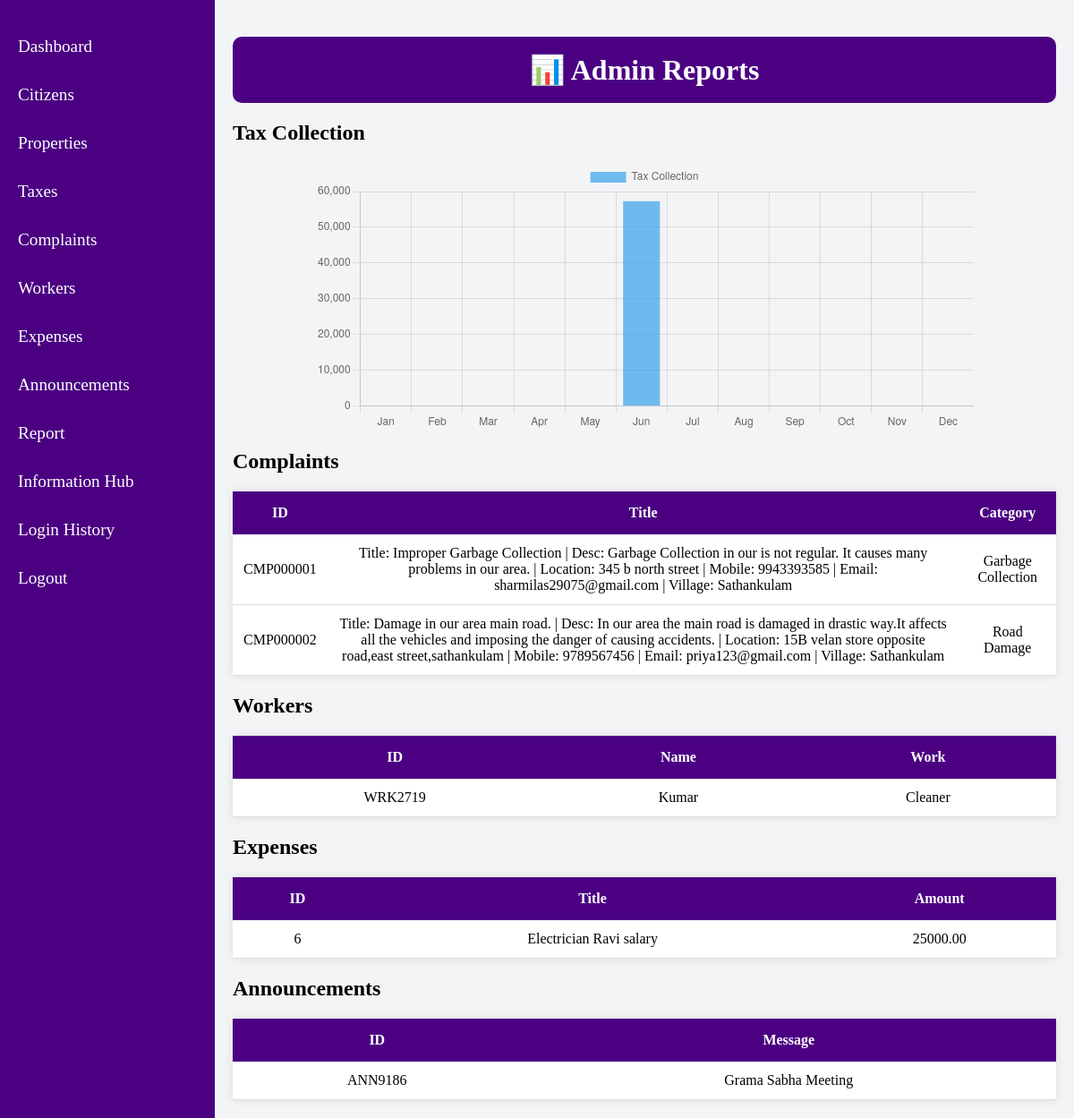
Page /admin/reports.php on the committed database.
### tables this page shows
CREATE TABLE `complaints` (
  `id` varchar(20) NOT NULL,
  `citizen` varchar(100) NOT NULL,
  `category` varchar(50) NOT NULL,
  `priority` varchar(20) NOT NULL,
  `description` text NOT NULL,
  `date` date NOT NULL,
  `status` varchar(30) NOT NULL,
  `officer` varchar(100) NOT NULL,
  `zone` varchar(50) DEFAULT NULL
);

CREATE TABLE `workers` (
  `id` varchar(20) NOT NULL,
  `name` varchar(100) NOT NULL,
  `role` varchar(50) NOT NULL,
  `dept` varchar(100) DEFAULT NULL,
  `phone` varchar(15) NOT NULL,
  `status` varchar(20) NOT NULL,
  `complaint` varchar(20) DEFAULT NULL,
  `date` date NOT NULL
);

CREATE TABLE `expenses` (
  `id` int(11) NOT NULL,
  `title` varchar(100) NOT NULL,
  `category` varchar(50) NOT NULL,
  `amount` decimal(10,2) NOT NULL,
  `expense_date` date NOT NULL,
  `status` varchar(20) NOT NULL,
  `dept` varchar(100) DEFAULT NULL
);

CREATE TABLE `announcements` (
  `id` varchar(20) NOT NULL,
  `title` varchar(200) NOT NULL,
  `description` text DEFAULT NULL,
  `category` varchar(50) NOT NULL,
  `date` date NOT NULL,
  `status` varchar(20) NOT NULL,
  `event_date` date DEFAULT NULL
);

### admin/reports.php (the view, shortened to what this page needs)
<?php
include("php/db.php");
$complaints = mysqli_query($conn, "SELECT * FROM complaints");
$complaintData = [];
while($row = mysqli_fetch_assoc($complaints)){
    $complaintData[] = $row;
}
$workers = mysqli_query($conn, "SELECT * FROM workers");
$workerData = [];
while($row = mysqli_fetch_assoc($workers)){
    $workerData[] = $row;
}
$expenses = mysqli_query($conn, "SELECT * FROM expenses");
$expenseData = [];
while($row = mysqli_fetch_assoc($expenses)){
    $expenseData[] = $row;
}
$ann = mysqli_query($conn, "SELECT * FROM announcements");
$announcementData = [];
while($row = mysqli_fetch_assoc($ann)){
    $announcementData[] = $row;
}
$tax_chart = array_fill(0, 12, 0);
$sql = "
SELECT
MONTH(payment_date) AS month,
SUM(total) AS total
FROM taxes
WHERE status='Paid'
AND payment_date IS NOT NULL
GROUP BY MONTH(payment_date)
";
$result = mysqli_query($conn, $sql);
while($row = mysqli_fetch_assoc($result)){
    $month = (int)$row['month'];
    if($month >= 1 && $month <= 12){
        $tax_chart[$month - 1] = (float)$row['total'];
    }
}
?>
<!DOCTYPE html>
<html>
<head>
</head>
<body>
    <div class="sidebar">
    <ul>
    <li><a href="dashboard.php">Dashboard</a></li>
    <li><a href="citizens.php">Citizens</a></li>
    <li><a href="properties.php">Properties</a></li>
    <li><a href="taxes.php">Taxes</a></li>
    <li><a href="complaints.php">Complaints</a></li>
    <li><a href="workers.php">Workers</a></li>
    <li><a href="expenses.php">Expenses</a></li>
    <li><a href="announcements.php">Announcements</a></li>
    <li><a href="reports.php">Report</a></li>
    <li><a href="village_hub/village_dashboard.php">Information Hub</a></li>
    <li><a href="login_history.php">Login History</a></li>
    <li><a href="php/logout.php"> Logout </a><li>
    </ul>
</div>
<div class="main">
<h1 class="heading">📊 Admin Reports</h1>
<div class="card">
    <h2>Tax Collection</h2>
    <div style="width:80%; height:300px; margin:auto;">
    <canvas id="barChart"></canvas>
</div>
</div>
<div class="card">
<h2>Complaints</h2>
<table>
<tr><th>ID</th><th>Title</th><th>Category</th></tr>
<?php foreach($complaintData as $c){ ?>
<tr>
<td><?php echo $c['id']; ?></td>
<td><?php echo $c['description']; ?></td>
<td><?php echo $c['category']; ?></td>
</tr>
<?php } ?>
</table>
</div>
<div class="card">
<h2>Workers</h2>
<table>
<tr><th>ID</th><th>Name</th><th>Work</th></tr>
<?php foreach($workerData as $w){ ?>
<tr>
<td><?php echo $w['id']; ?></td>
<td><?php echo $w['name']; ?></td>
<td><?php echo $w['role']; ?></td>
</tr>
<?php } ?>
</table>
</div>
<div class="card">
<h2>Expenses</h2>
<table>
<tr><th>ID</th><th>Title</th><th>Amount</th></tr>
<?php foreach($expenseData as $e){ ?>
<tr>
<td><?php echo $e['id']; ?></td>
<td><?php echo $e['title']; ?></td>
<td><?php echo $e['amount']; ?></td>
</tr>
<?php } ?>
</table>
</div>
<div class="card">
<h2>Announcements</h2>
<table>
<tr><th>ID</th><th>Message</th></tr>
<?php foreach($announcementData as $a){ ?>
<tr>
<td><?php echo $a['id']; ?></td>
<td><?php echo $a['title']; ?></td>
</tr>
<?php } ?>
</table>
</div>
<script>
let taxData = <?php echo json_encode($tax_chart); ?>;
new Chart(document.getElementById("barChart"), {
    type: 'bar',
    data: {
        labels: ['Jan','Feb','Mar','Apr','May','Jun','Jul','Aug','Sep','Oct','Nov','Dec'],
        datasets: [{
            label: 'Tax Collection',
            data: taxData,
            backgroundColor: 'rgba(54, 162, 235, 0.7)'
        }]
    },
    options: {
        responsive: true,
        maintainAspectRatio: false,
        scales: {
            y: {
                beginAtZero: true
            }
        }
    }
});
</script>
</div>
</body>
</html>

### admin/reports.php (style rules this page uses)
body { margin:0; background:#f3f4f6; font-family:'Playfair Display', serif; overflow-x:hidden; }
.sidebar { width: 240px; height: 100%; background: indigo; color: white; padding-top: 15px; position: fixed; overflow-y:auto; }
.sidebar ul { list-style: none; padding: 0; }
.sidebar ul li { margin: 12px 0; font-size:larger; }
.sidebar ul li a { padding: 10px 20px; display: block; color: white; text-decoration: none; }
.main { margin-left:240px; padding:20px; width:calc(100% - 240px); box-sizing:border-box; }
.heading { background:indigo; color:white; text-align:center; font-size:32px; font-weight:bold; padding:18px; border-radius:10px; margin-bottom:20px; }
table { width:100%; background:white; border-collapse:collapse; margin-top:20px; box-shadow:0 0 10px rgba(0,0,0,0.1); }
th { background:indigo; color:white; padding:15px; text-align:center; }
td { padding:12px; border-bottom:1px solid #ddd; text-align:center; }

### rows in the picture
complaints: id "CMP000001", description "Title: Improper Garbage Collection | Desc: Garbage Collection in our is not regular. It causes many problems in our area. | Location: 345 b north street | Mobile: 9943393585 | Email: sharmilas29075@gmail.com | Village: Sathankulam", category "Garbage Collection"
complaints: id "CMP000002", description "Title: Damage in our area main road. | Desc: In our area the main road is damaged in drastic way.It affects all the vehicles and imposing the danger of causing accidents. | Location: 15B velan store opposite road,east street,sathankulam | Mobile: 9789567456 | Email: priya123@gmail.com | Village: Sathankulam", category "Road Damage"
workers: id "WRK2719", name "Kumar", role "Cleaner"
expenses: id "6", title "Electrician Ravi salary", amount "25000.00"
announcements: id "ANN9186", title "Grama Sabha Meeting"

### other values in the picture
chart data {{ json_encode($tax_chart) }} [0,0,0,0,0,57300,0,0,0,0,0,0]
